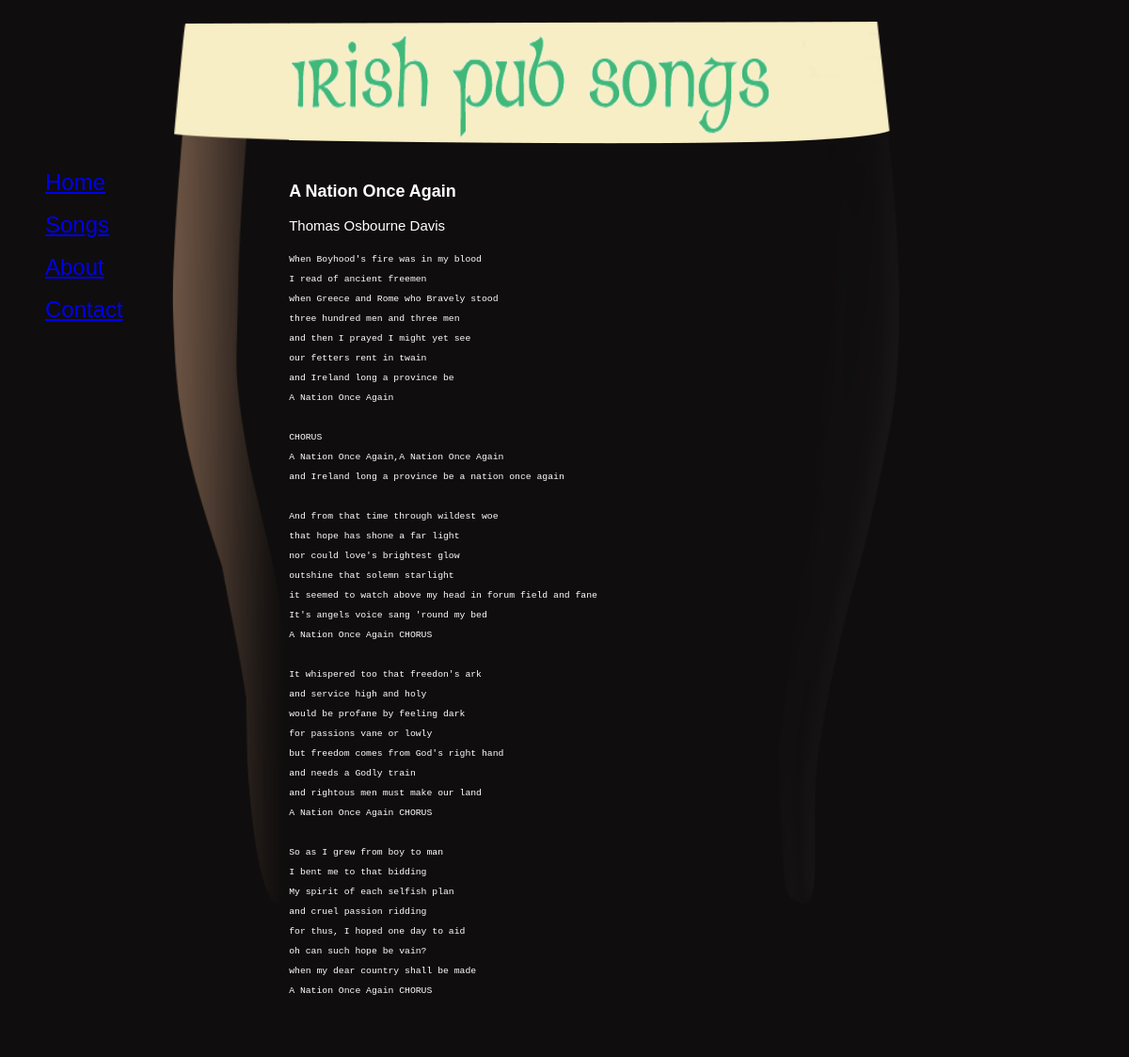
/songbook/a-nation-once-again/, run on the app's committed database.
### songbook/models.py (models this page shows, shortened)
class Song(models.Model):
    title = models.CharField(max_length=100)
    slug = models.SlugField()
    lyrics = models.TextField()
    author = models.CharField(max_length=50)
    chords = models.TextField(blank=True)
    youTubeURL = models.URLField(default='www.youtube.com')

### songbook/views.py (the view)
# urls.py: url(r'^(?P<slug>[\w-]+)/$', views.song_detail, name="detail"),
def song_detail(request, slug):
    ASong = Song.objects.get(slug=slug)
    return render(request, 'songbook/song_detail.html', {'songbook':ASong})

### songbook/templates/songbook/song_detail.html
{% extends 'base_layout.html'%}
{%block content %}
<div class="song-stuff">
  <div class="song-details">
    <h2>{{songbook.title}}</h2>
    <p>{{songbook.author}}</p>
    <p><pre>{{songbook.lyrics}}</pre></p>
  </div>
</div>
{%endblock%}

### assets/styles.css (style rules this page uses)
p { font-size: 1.25em; }
body { margin: auto; font: 75%/1.75em "Trebuchet MS", Verdana, sans-serif; color: white; background-color: #0f0d0d; }

### data on the page
Song: title "A Nation Once Again", author "Thomas Osbourne Davis", lyrics "When Boyhood's fire was in my blood I read of ancient freemen when Greece and Rome who Bravely stood three hundred men and three men and then I prayed I might yet see our fetters rent in twain and Ireland long a province be A Nation Once Again CHORUS A Nation Once Again,A Nation Once Again and Ireland long a province be a nation once again And from that time through wildest woe that hope has shone a far light nor could love's brightest glow outshine that solemn starlight it seemed to watch above my head in forum field and fane It's angels voice sang 'round my bed A Nation Once Again CHORUS It whispered too that freedon's ark and service high and holy would be profane by feeling dark for…"
